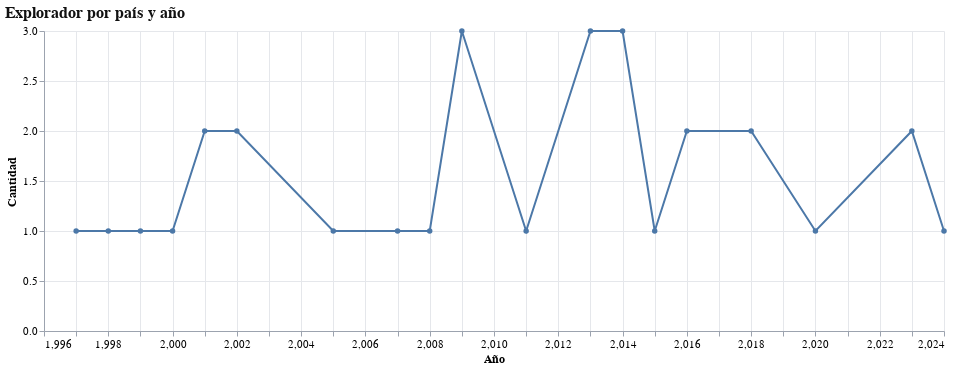

Describe this chart as a Vega-Lite specification.
### Vega-Lite specification from a JSON file in a GitHub repository (floating-point values rounded to 4 significant figures; data arrays with more than 128 entries replaced by an {"elided": "..."} marker saying what was removed)
{"config": {"font": "Jost, Arial, sans-serif", "title": {"fontSize": 16, "anchor": "start", "color": "#111"}, "axis": {"labelFontSize": 11, "titleFontSize": 12, "gridColor": "#e5e7eb", "domainColor": "#9ca3af", "tickColor": "#9ca3af"}, "legend": {"labelFontSize": 11, "titleFontSize": 12}, "view": {"stroke": "transparent"}}, "data": {"name": "data-f2b1de921d534bb8338d2c384fea33ff"}, "mark": {"type": "line", "point": true}, "encoding": {"tooltip": [{"field": "Año", "type": "quantitative"}, {"field": "count", "type": "quantitative"}], "x": {"field": "Año", "title": "Año", "type": "quantitative"}, "y": {"field": "count", "title": "Cantidad", "type": "quantitative"}}, "params": [{"name": "dataset", "bind": {"input": "select", "options": ["Leyes", "Proyectos"], "name": "Dataset"}, "value": "Leyes"}, {"name": "pais", "bind": {"input": "select", "options": ["Argentina", "Brasil", "Chile", "Colombia", "Ecuador", "Guatemala", "México", "Paraguay", "Perú"], "name": "País"}, "value": "Argentina"}], "title": "Explorador por país y año", "transform": [{"filter": "datum.dataset == dataset"}, {"filter": "datum['País'] == pais"}, {"aggregate": [{"op": "count", "as": "count"}], "groupby": ["Año"]}], "width": 900, "$schema": "https://vega.github.io/schema/vega-lite/v6.1.0.json", "datasets": {"data-f2b1de921d534bb8338d2c384fea33ff": {"elided": "2163 records"}}}
